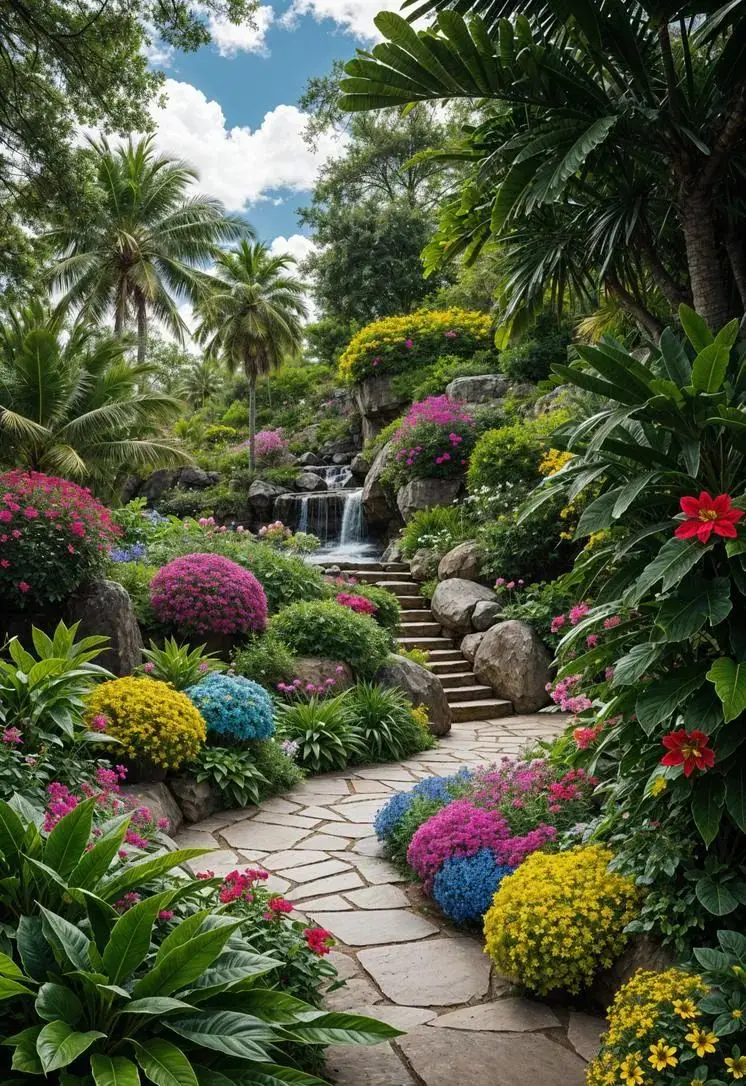
//> input picture openCV/park.png, 746 x 1086 px
$ ./10_   (built with g++ and OpenCV 4)
//> lines starting //> are read from the running program, lines starting //| are printed output that depends on the picture; after the words box and inside, x2 and y2 are one past the last pixel; in counts of white or black regions, pixels touching at a corner belong together
#include <opencv2/opencv.hpp>
#include <iostream>
#include <random>
#include <cmath>

using namespace cv;
using namespace std;

void normalized_image(Mat&,int,int);
void rotate(Mat&,int,int);

int main(int argc,char ** argv)
{
  Mat image = imread("park.png");
//> image is the input picture: 1086 rows x 746 cols, CV_8UC3; mean B, G, R 63.5, 89.1, 82.8
  int height = image.rows;
//> height = 1086
  int width = image.cols;
//> width = 746
  normalized_image(image,height,width);
  resize(image,image,Size(512,512));
  imshow("hhhh",image);
  waitKey(0);
  rotate(image,height,width);
  return 0;
}

void rotate(Mat& image,int height,int width)
{
  Mat rotation_matrix = getRotationMatrix2D(Point2f(width/2,height/2),45.0,1.0);
  Mat rotated_image;
  warpAffine(image,rotated_image,rotation_matrix,image.size(),INTER_LINEAR,0,Scalar(0,0,255));
  imshow("rotated_image",rotated_image);
  waitKey(0);
}
void normalized_image(Mat& image,int height,int width)
{
//> called with height = 1086, width = 746
  Mat normalized_image,int_shifted_image;
  int_shifted_image = Mat::zeros(height,width,CV_8UC3);
  normalize(image,normalized_image,0,1,NORM_MINMAX,CV_32F);
  vector<Mat> splited_shifted;
  for(int i = 0;i<height;i++){
    for(int j = 0;j<width;j++){
      for(int k = 0;k<3;k++){
        int_shifted_image.at<Vec3b>(i,j)[k] = (normalized_image.at<Vec3f>(i,j)[k] > 0.2) ? 255:0;
      }
    }
  }
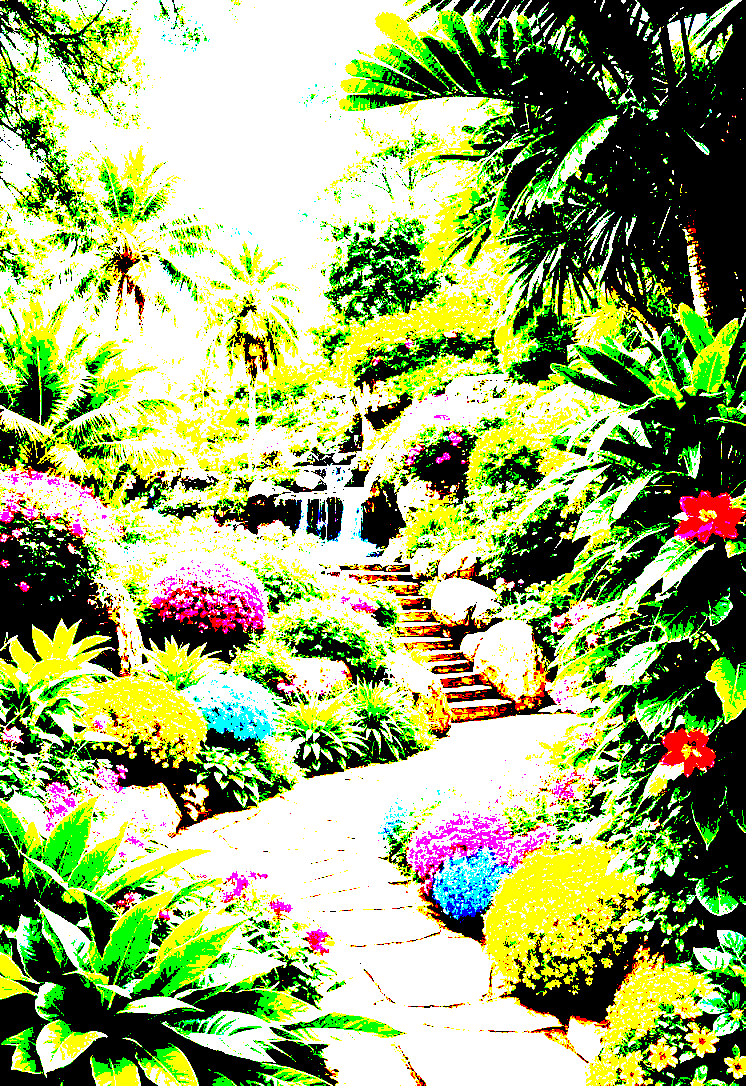
//> int_shifted_image: 1086 rows x 746 cols, CV_8UC3; mean B, G, R 112.1, 173.9, 156.4
  // [4 lines of commented-out code are left out]
  imshow("二值化",int_shifted_image);
  waitKey(0);
  split(int_shifted_image,splited_shifted);
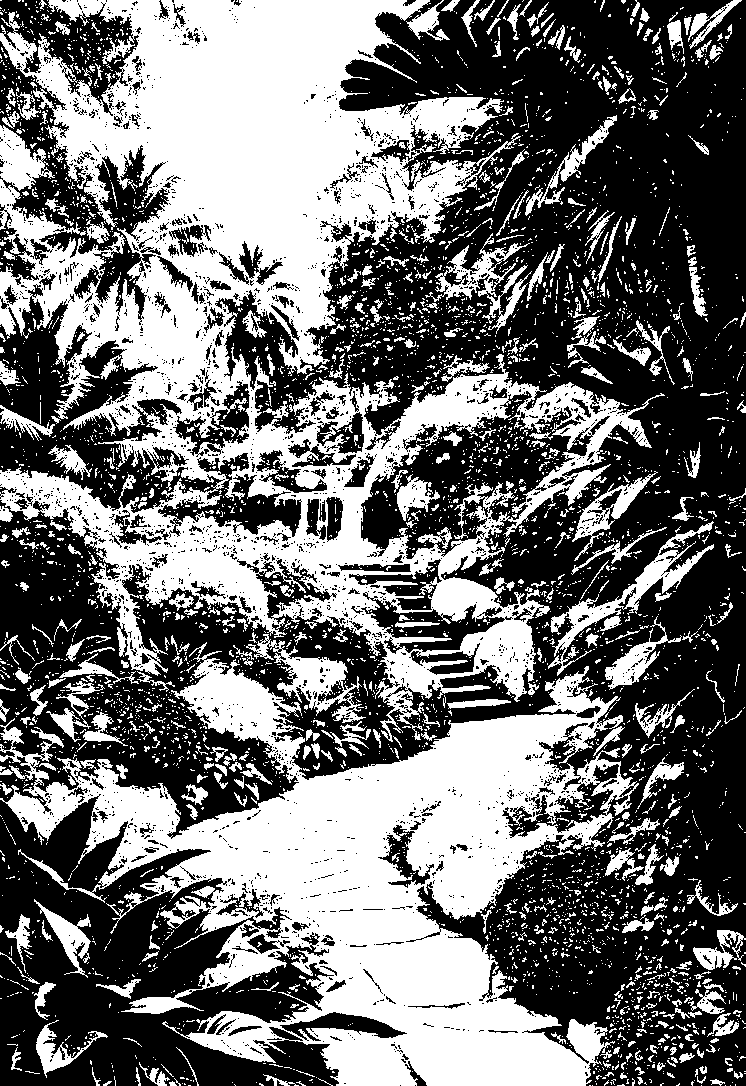
//> splited_shifted[0]: 1086 rows x 746 cols, CV_8UC1; 44% white; 4527 white regions (4021 under 20 px), largest, box (x1, y1, x2, y2) and area: (0, 0, 665, 742) 174124, (0, 642, 639, 1086) 112803, (548, 521, 714, 676) 3510
//> splited_shifted[1]: 1086 rows x 746 cols, CV_8UC1; 68.2% white; 4755 black regions (4368 under 20 px), largest, box (x1, y1, x2, y2) and area: (353, 0, 746, 386) 67717, (499, 318, 746, 1039) 52131, (0, 833, 278, 1086) 19377
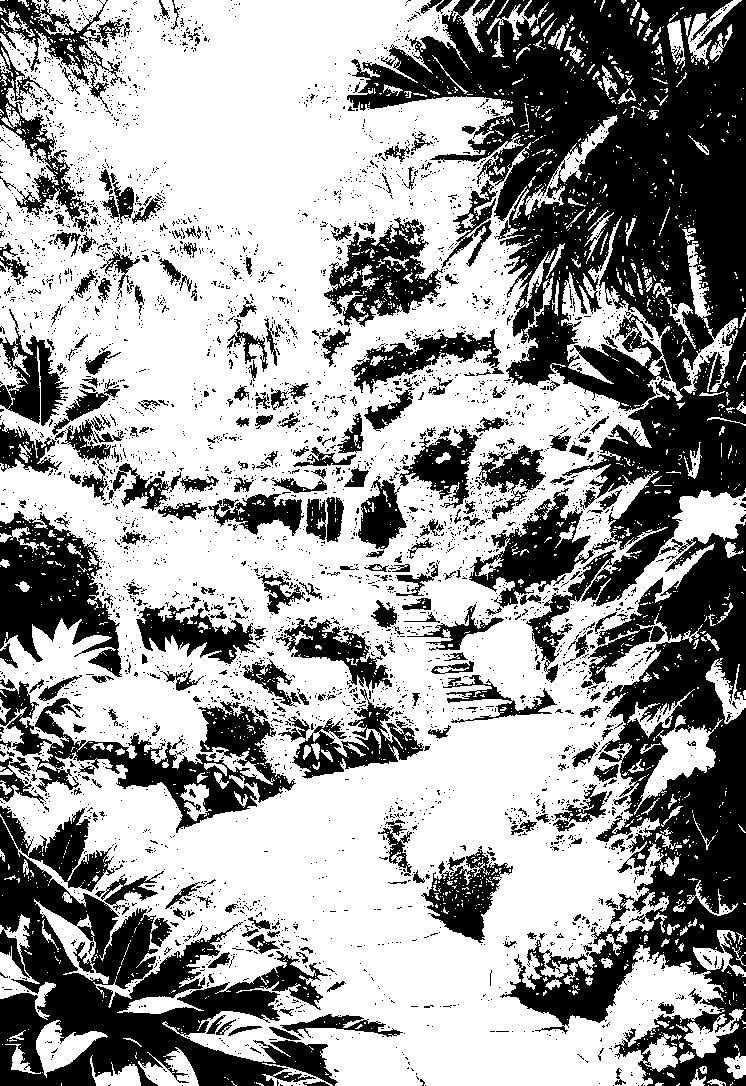
//> splited_shifted[2]: 1086 rows x 746 cols, CV_8UC1; 61.3% white; 4104 black regions (3768 under 20 px), largest, box (x1, y1, x2, y2) and area: (347, 0, 746, 683) 103390, (500, 522, 746, 1086) 49927, (0, 806, 338, 1086) 38605
  Mat zero_Mat = Mat::zeros(height,width,CV_8UC1);
  for (int i = 0;i<3;i++)
  {
    Mat temp;
    Mat tplt[3] = {zero_Mat,zero_Mat,zero_Mat};
    tplt[i] = splited_shifted[i];
    merge(tplt,3,temp);
    imshow("Channel " + to_string(i),temp);
    waitKey(0);
  }
//> this loop made 3 passes
//> pass 1, in normalized_image, `merge(tplt,3,temp);`:
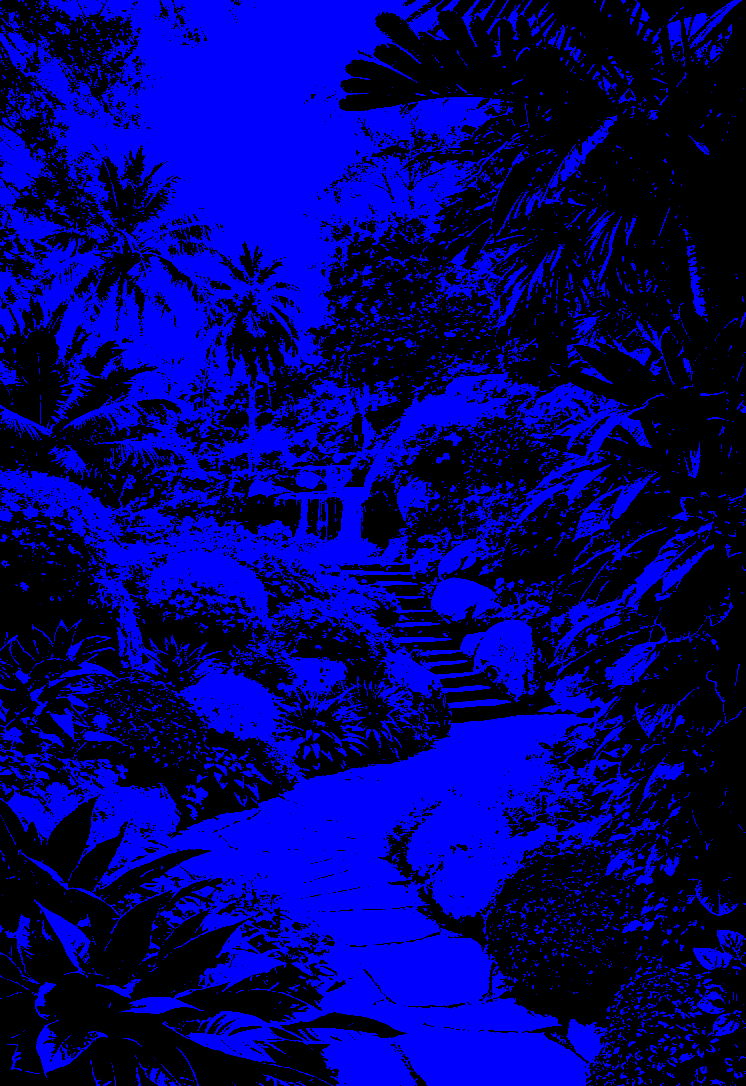
//> temp: 1086 rows x 746 cols, CV_8UC3; mean B, G, R 112.1, 0, 0
//> after the loop: zero_Mat: 1086 rows x 746 cols, CV_8UC1; every value is 0
//> in main, `resize(image,image,Size(512,512));`:
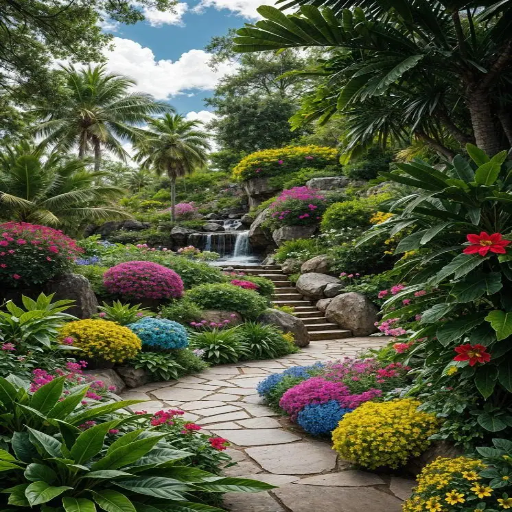
//> image: 512 rows x 512 cols, CV_8UC3; mean B, G, R 63.3, 88.9, 82.7
//> in rotate, `warpAffine(image,rotated_image,rotation_matrix,image.size(),INTER_LINE..`:
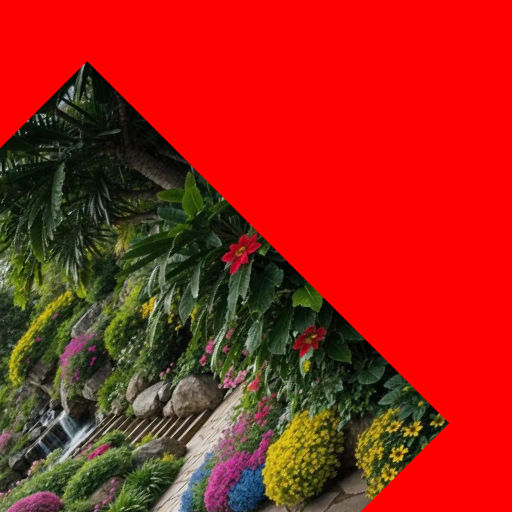
//> rotated_image: 512 rows x 512 cols, CV_8UC3; mean B, G, R 21.8, 34.8, 162.3
}

$ run again, with openCV/garden.png copied over openCV/park.png
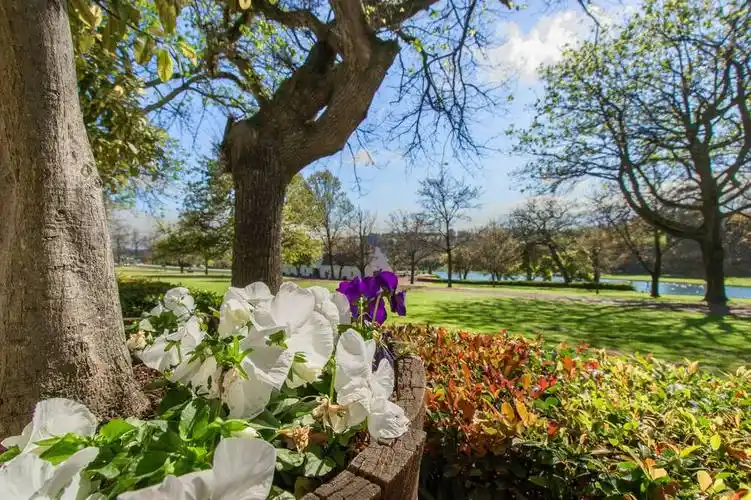
//> input picture openCV/garden.png, 751 x 500 px
//> image is the input picture: 500 rows x 751 cols, CV_8UC3; mean B, G, R 98.2, 121.5, 118.7
//> in normalized_image, `split(int_shifted_image,splited_shifted);`:
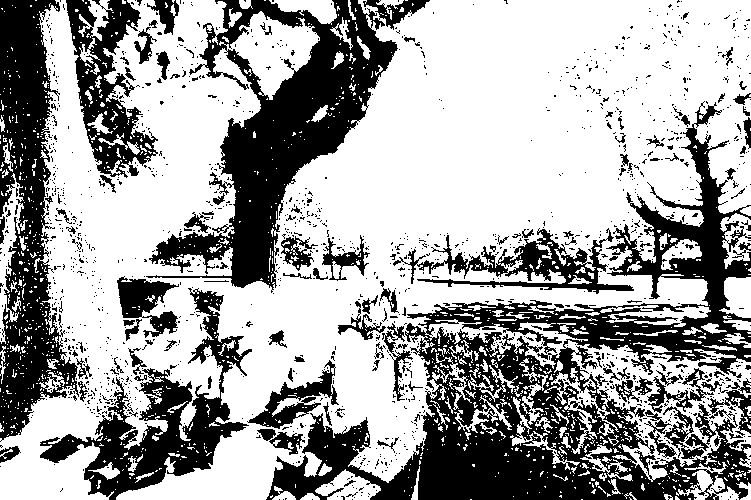
//> splited_shifted[0]: 500 rows x 751 cols, CV_8UC1; 64.1% white; 1485 black regions (1365 under 20 px), largest, box (x1, y1, x2, y2) and area: (266, 101, 751, 500) 50961, (146, 0, 430, 293) 24692, (0, 0, 79, 442) 17514
//> image: 512 rows x 512 cols, CV_8UC3
//> in rotate, `warpAffine(image,rotated_image,rotation_matrix,image.size(),INTER_LINE..`:
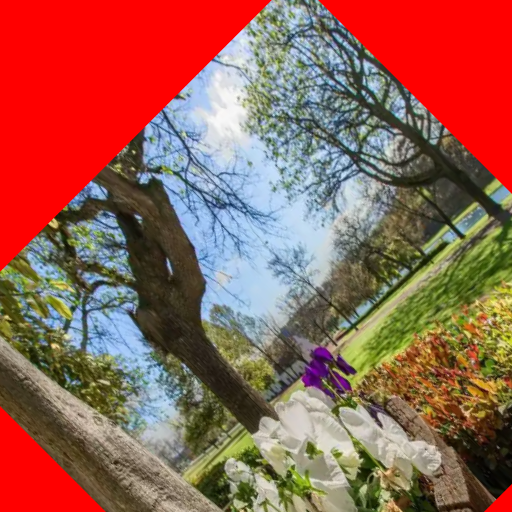
//> rotated_image: 512 rows x 512 cols, CV_8UC3; mean B, G, R 82.4, 94.8, 151.7
